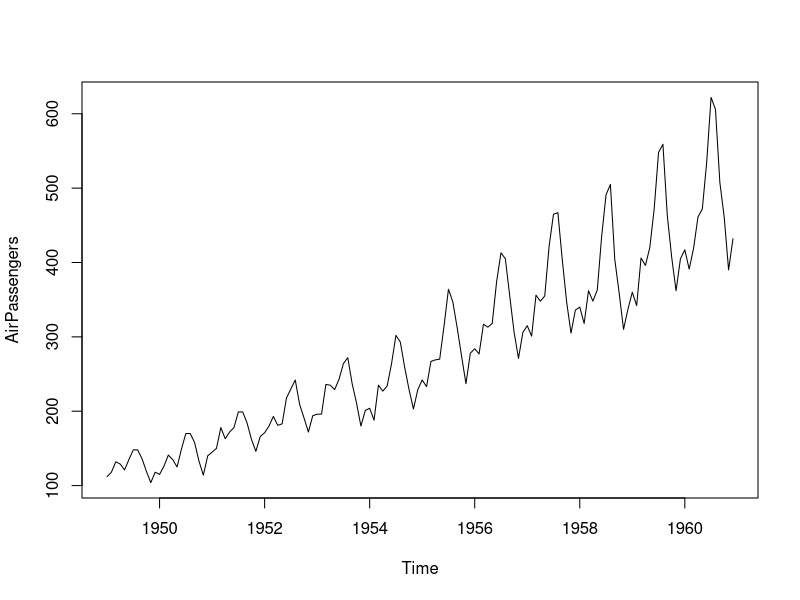
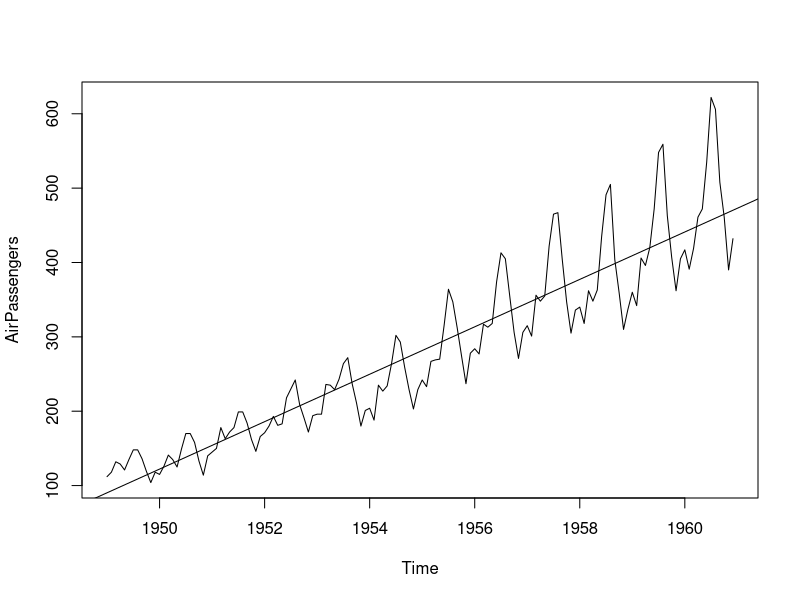
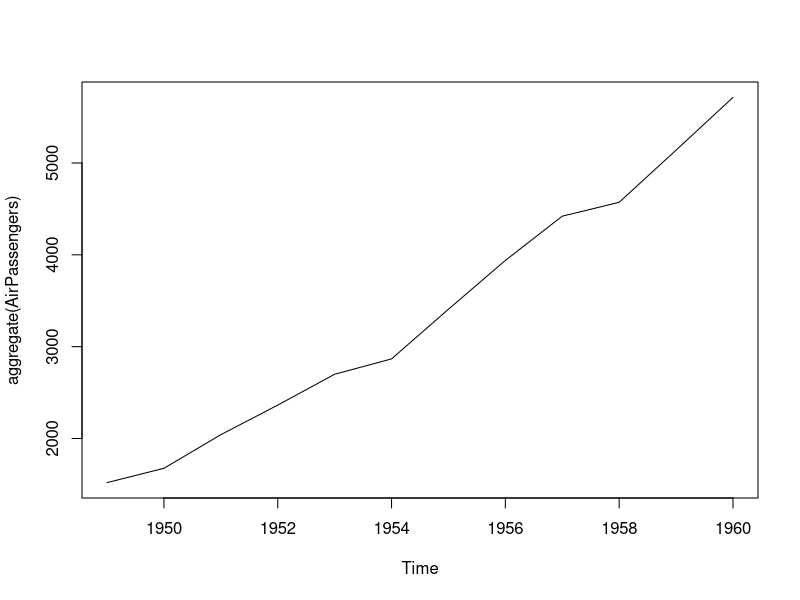
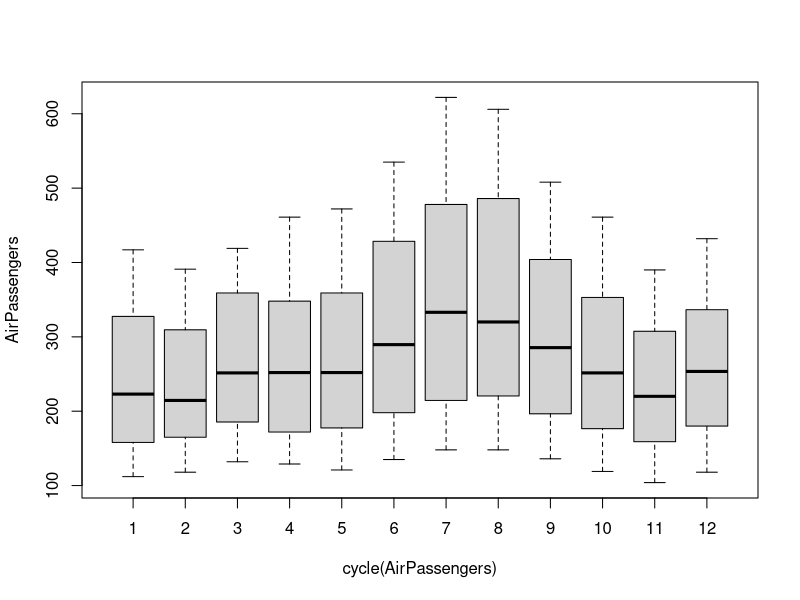
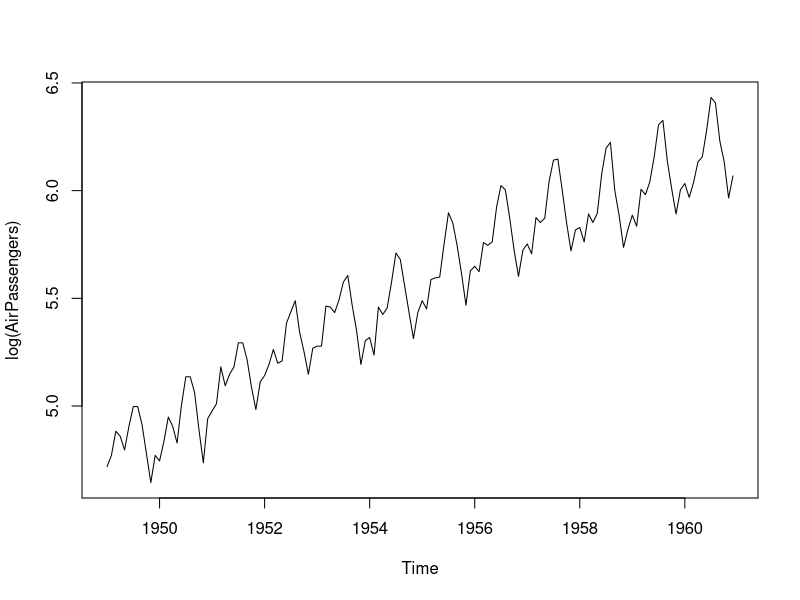
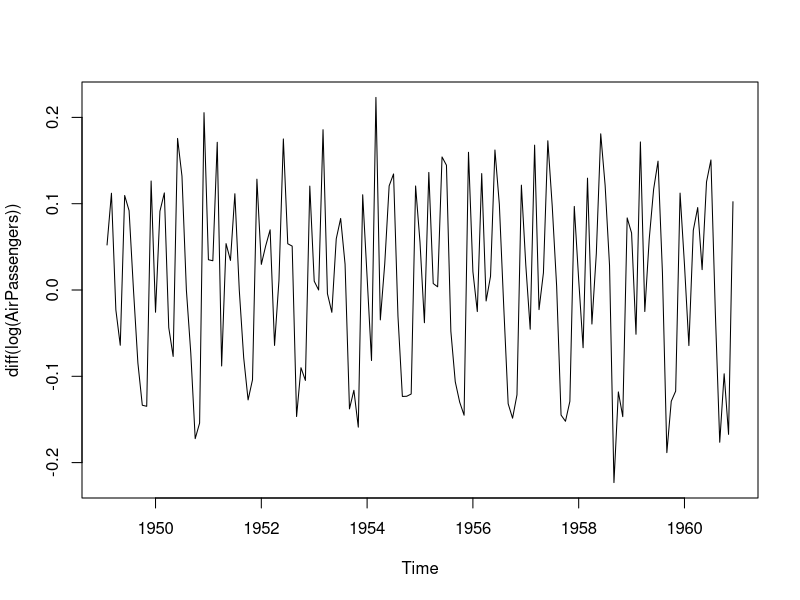
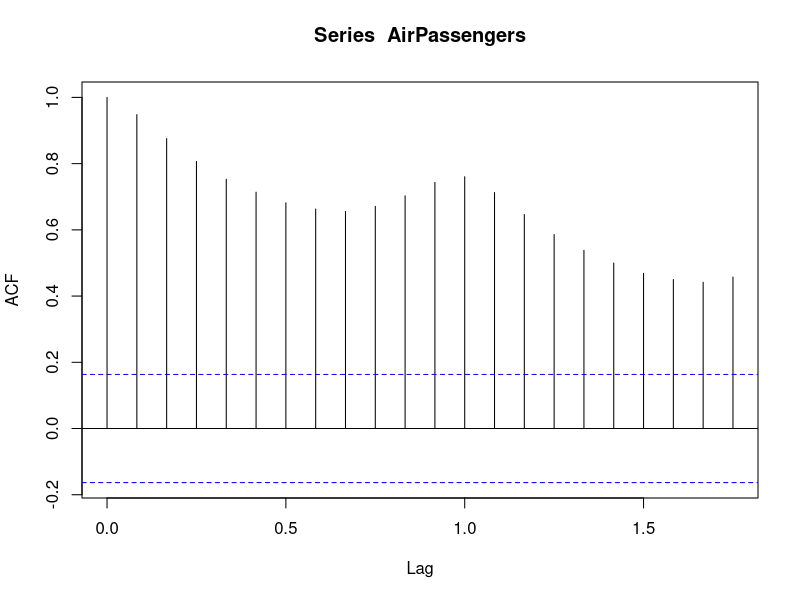
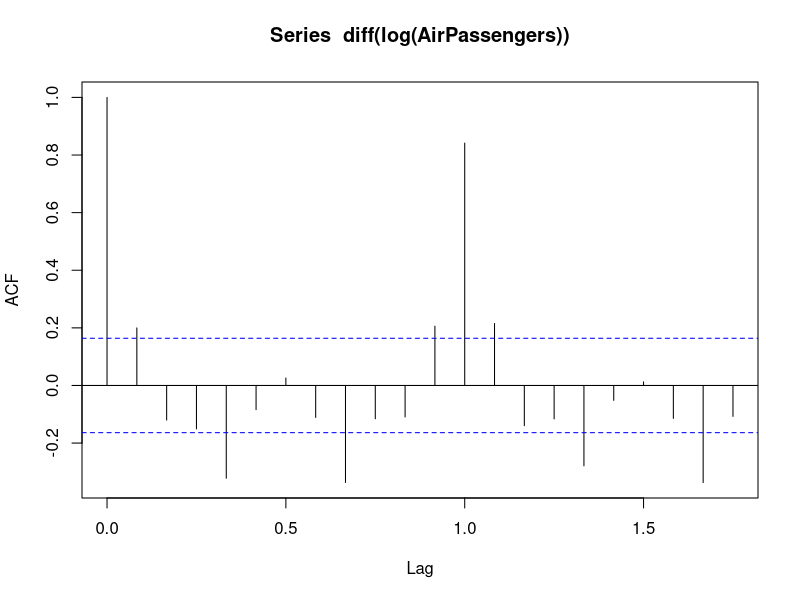

Here is the R script that generated these plots, in order:
## ---- chunk 1
data("AirPassengers")
class(AirPassengers)
## ---- chunk 2
plot(AirPassengers)
## ---- chunk 3
plot(AirPassengers)
abline(reg = lm(AirPassengers~time(AirPassengers)))
## ---- chunk 4
plot(aggregate(AirPassengers), FUN = mean)
## ---- chunk 5

cycle(AirPassengers)
## ---- chunk 6
boxplot(AirPassengers~cycle(AirPassengers))
## ---- chunk 7
plot(log(AirPassengers))

## ---- chunk 8
plot(diff(log(AirPassengers)))
## ---- chunk 9
acf(AirPassengers)
## ---- chunk 10
acf(diff(log(AirPassengers)))

#value of q is 1. As it is inverting after the 1st line. (line starts from zero)

pacf(diff(log(AirPassengers)))

#value of p is 0. As it is inverting after the 0th line. (line starts from zero)

# d value is the number of times we differentiate. therefore, d = 1
## ---- chunk 11
fit = arima(log(AirPassengers), c(0,1,1), seasonal = list(order = c(0,1,1), period = 12))
## ---- chunk 12
pred = predict(fit, n.ahead = 10*12)
## ---- chunk 13
pred1 = 2.718^pred$pred

plot(pred1)

## ---- chunk 14
ts.plot(AirPassengers, pred1, log = 'y', lty = c(1,3))
## ---- chunk 15
df_train = ts(AirPassengers, frequency = 12, start = c(1949,1), end = c(1959, 12))

fit2 = arima(log(df_train), c(0,1,1), seasonal = list(order= c(0,1,1), period = 12))

test_log = predict(fit2, n.ahead = 10*12)

test_values = 2.718^test_log$pred

ts.plot(AirPassengers, test_values, log = "y", lty = c(1,3))
## ---- chunk 16
data_1960 = head(test_values, 12)

data_1960 = round(data_1960, digit=0)

data_1960

original_1960 = tail(AirPassengers, 12)

original_1960


